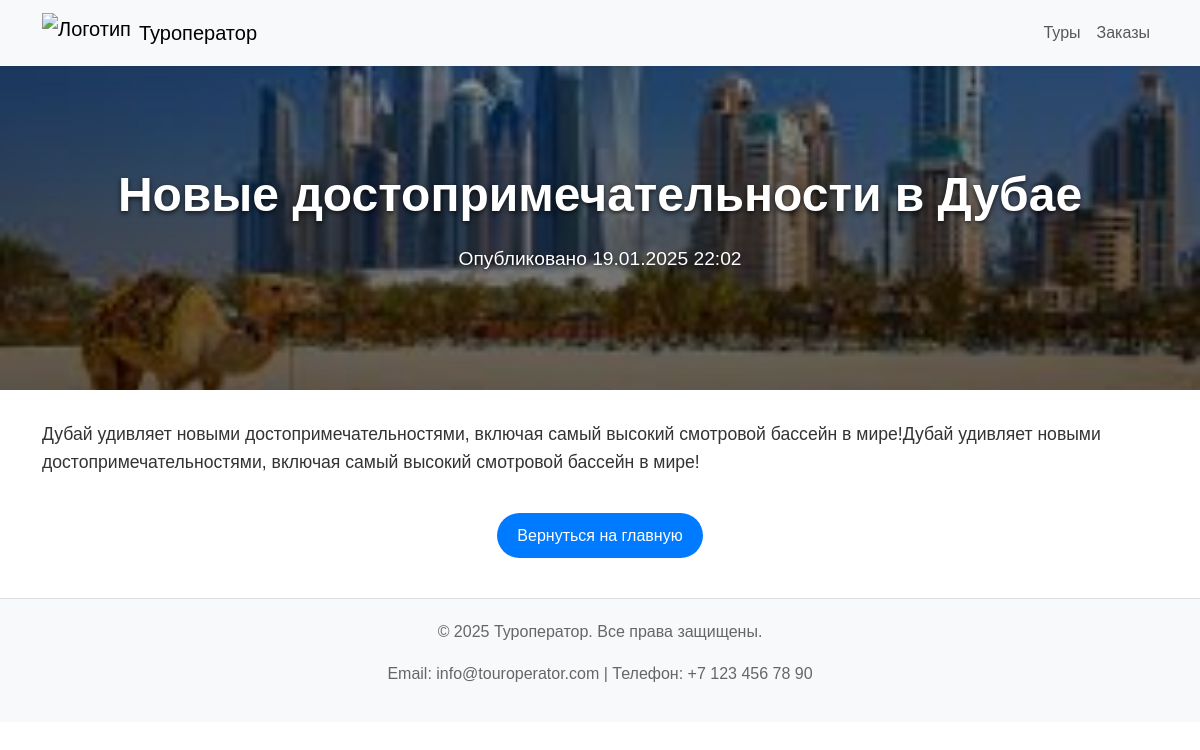
The page /news/1/ on the database its author committed.
### tours/models.py (models this page shows, shortened)
class News(models.Model):
    title = models.CharField(max_length=200)
    description = models.TextField()
    content = models.TextField()
    image = models.ImageField(upload_to="news_images/")
    created_at = models.DateTimeField(auto_now_add=True)

### tours/views.py (the view)
# urls.py: path("news/<int:news_id>/", views.news_detail, name="news_detail"),
def news_detail(request, news_id):
    news = get_object_or_404(News, id=news_id)
    return render(request, "news_details.html", {"news": news})

### tours/templates/news_details.html (shortened to what this page needs)
{% load static %}
<!DOCTYPE html>
<html lang="ru">
<head>
    <link rel="stylesheet" href="https://cdn.jsdelivr.net/npm/bootstrap@5.3.0/dist/css/bootstrap.min.css">
</head>
<body>
    <nav class="navbar navbar-expand-lg navbar-light bg-light shadow-sm">
        <div class="container">
            <a class="navbar-brand d-flex align-items-center" href="{% url 'home' %}">
                <img src="{% static 'images/logo.png' %}" alt="Логотип" style="height: 40px; width: auto;">
                <span class="ms-2">Туроператор</span>
            </a>
            <div class="collapse navbar-collapse" id="navbarNav">
                <ul class="navbar-nav ms-auto">
                    <li class="nav-item">
                        <a class="nav-link" href="{% url 'tour_list' %}">Туры</a>
                    </li>
                    <li class="nav-item">
                        <a class="nav-link" href="{% url 'order_list' %}">Заказы</a>
                    </li>
                </ul>
            </div>
        </div>
    </nav>
    <header class="news-header">
        <div class="container">
            <h1>{{ news.title }}</h1>
            <p>Опубликовано {{ news.created_at|date:"d.m.Y H:i" }}</p>
        </div>
    </header>
    <div class="container">
        <div class="news-content">
            <p>{{ news.content }}</p>
        </div>
        <div class="text-center">
            <a href="{% url 'home' %}" class="btn-back">Вернуться на главную</a>
        </div>
    </div>
    <footer class="footer">
        <p>&copy; 2025 Туроператор. Все права защищены.</p>
        <p>Email: info@touroperator.com | Телефон: +7 123 456 78 90</p>
    </footer>
</body>
</html>

### rows shown on the page
News: title "Новые достопримечательности в Дубае", created_at "19.01.2025 22:02", content "Дубай удивляет новыми достопримечательностями, включая самый высокий смотровой бассейн в мире!Дубай удивляет новыми достопримечательностями, включая самый высокий смотровой бассейн в мире!"
